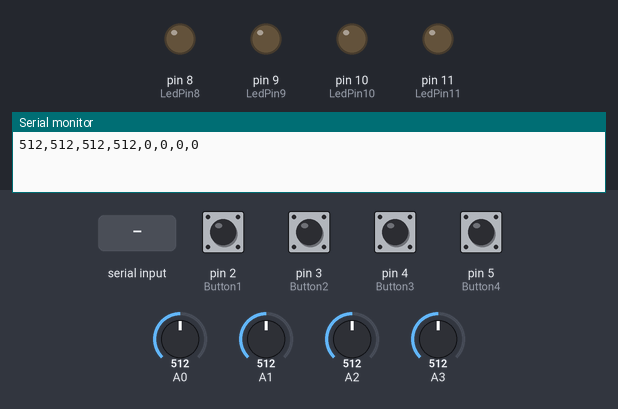
A sketch run on a simulated Arduino Uno, built with avr-gcc and run on an emulated ATmega328P. Parts: output pins drawn as LEDs (lit = HIGH), the last lines printed to the serial monitor. Inputs (shaded band) come from the test bench; at power-on: pin 2 (Button1), pin 3 (Button2), pin 4 (Button3), pin 5 (Button4) LOW, A0 = 512, A1 = 512, A2 = 512, A3 = 512.

Above: at 1.2 s.
1.3 s: "Pin8\n" received over Serial
At 2.3 s:
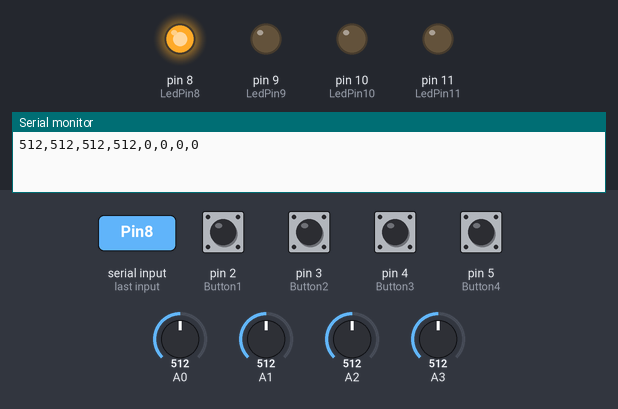
4.8 s: "Pin9\n" received over Serial
At 6.1 s:
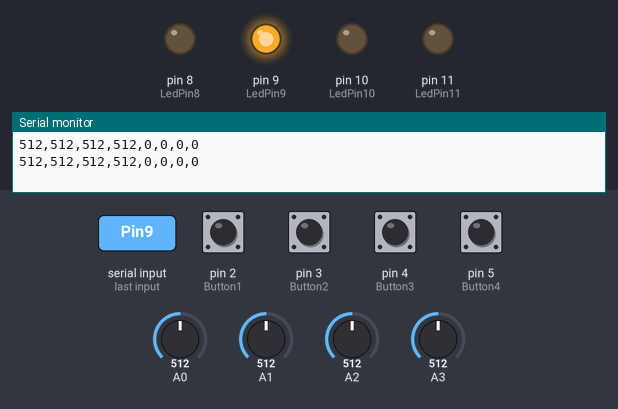
8.3 s: "Pin10\n" received over Serial
At 8.8 s:
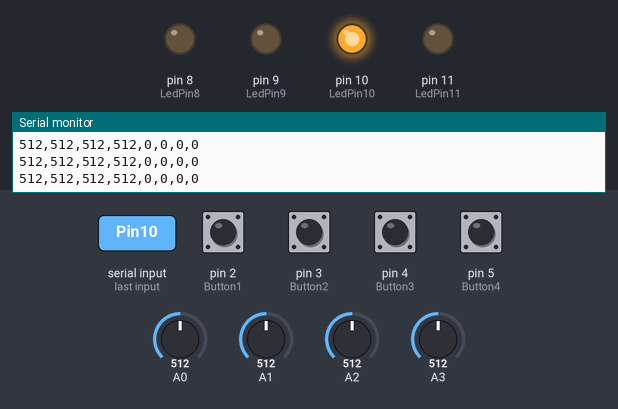
11.8 s: "Pin11\n" received over Serial
At 12.7 s:
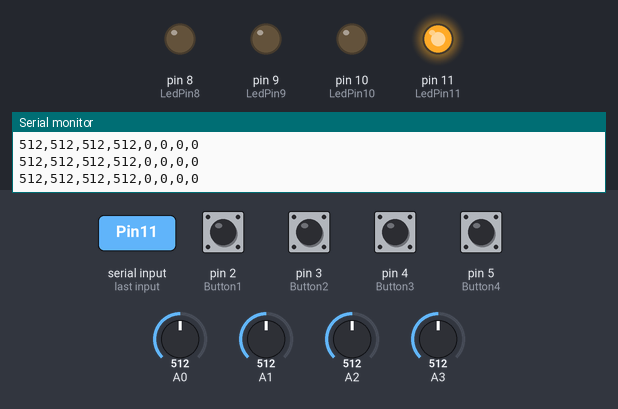
Timing chart, 0 to 15.3 s (numbered marks = the images above; inputs shaded):
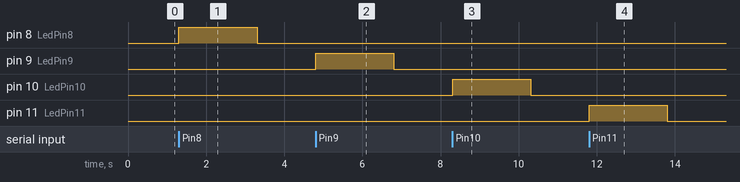

The sketch:

Midterm.ino
```cpp
/* this is the code to go with python code for part 5 of midterm exam */

// Delcaring all my varaibles and pin i will use in the function

int LedPin8 = 8;
int LedPin9 = 9;
int LedPin10 = 10;
int LedPin11 = 11;
int Button1 = 2;
int Button2 = 3;
int Button3 = 4;
int Button4 = 5;
int Pot1;
int Pot2;
int Pot3;
int Pot4;
int button_val;
int button_val1;
int button_val2;
int button_val3;

/*     Setting up all my pins as inputs and outputs to control various components      */

void setup()
{
  Serial.begin(9600);
  pinMode(LedPin8, OUTPUT);    //Setting my LED pins as outputs
  pinMode(LedPin9, OUTPUT);
  pinMode(LedPin10, OUTPUT);
  pinMode(LedPin11, OUTPUT);
  pinMode(Button1, INPUT);    // Setting my Buttos pins as inputs
  pinMode(Button2, INPUT);
  pinMode(Button3, INPUT);
  pinMode(Button4, INPUT);

}

/* the main loop that will run all my code and functions */

void loop()
{
  if (Serial.available()==0)        // Waiting for the serial monitor to recieve information from the program
  {
    String data = Serial.readStringUntil('\n');   // reading the string printed to the serial monitor
    if (data == "Pin8") // reading and comparing the string in the monitor
    {
      digitalWrite(LedPin8, HIGH); // if true Toggle Pin8 to turn on for 2 seconds
      delay(2000);
      digitalWrite(LedPin8, LOW);

    }
    else if (data == "Pin9")   //else if the string reads Pin9 to toggle this led on for 2 seconds
    {
      digitalWrite(LedPin9, HIGH);
      delay(2000);
      digitalWrite(LedPin9, LOW);

    }
    else if (data == "Pin10") //else if the string reads Pin10 to toggle this led on for 2 seconds
    {
      digitalWrite(LedPin10, HIGH);
      delay(2000);
      digitalWrite(LedPin10, LOW);

    }
    else if (data == "Pin11") //else if the string reads Pin11 to toggle this led on for 2 seconds
    {
      digitalWrite(LedPin11, HIGH);
      delay(2000);
      digitalWrite(LedPin11, LOW);

    }
    /* This code will run and print to the serial monitor in a specific format.
    This will allow the python program to collect the information and parse it
    apart and store the correct values in the correct location */
    else    // while no if statement is triggered the following code will contiunally loop
    {
      Pot1 = analogRead(A0);       // Storing analog values in variables
      Pot2 = analogRead(A1);
      Pot3 = analogRead(A2);
      Pot4 = analogRead(A3);
      button_val = digitalRead(Button1);  // storing the value of digital pins in vars
      button_val1 = digitalRead(Button2);
      button_val2 = digitalRead(Button3);
      button_val3 = digitalRead(Button4);
      //all the print function below are seperated but a "," for the python program to read it correctly
      Serial.print(Pot1);
      Serial.print(",");
      Serial.print(Pot2);
      Serial.print(",");
      Serial.print(Pot3);
      Serial.print(",");
      Serial.print(Pot4);
      Serial.print(",");
      Serial.print(button_val);
      Serial.print(",");
      Serial.print(button_val1);
      Serial.print(",");
      Serial.print(button_val2);
      Serial.print(",");
      // printing the final value as a line so the next set of info in a new line
      Serial.println(button_val3);
      Serial.flush();
    }

  }


}
```

Measured:
- after the input at 1.3 s, pin 8 (LedPin8): LOW → HIGH at once, → LOW 2.0 s later
- after the input at 4.8 s, pin 9 (LedPin9): LOW → HIGH at once, → LOW 2.0 s later
- after the input at 8.3 s, pin 10 (LedPin10): LOW → HIGH at once, → LOW 2.0 s later
- after the input at 11.8 s, pin 11 (LedPin11): LOW → HIGH at once, → LOW 2.0 s later
